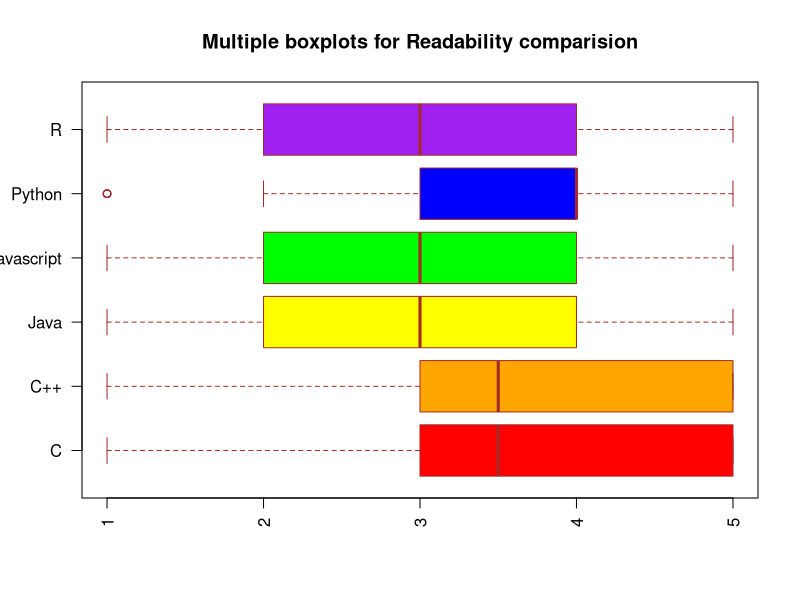
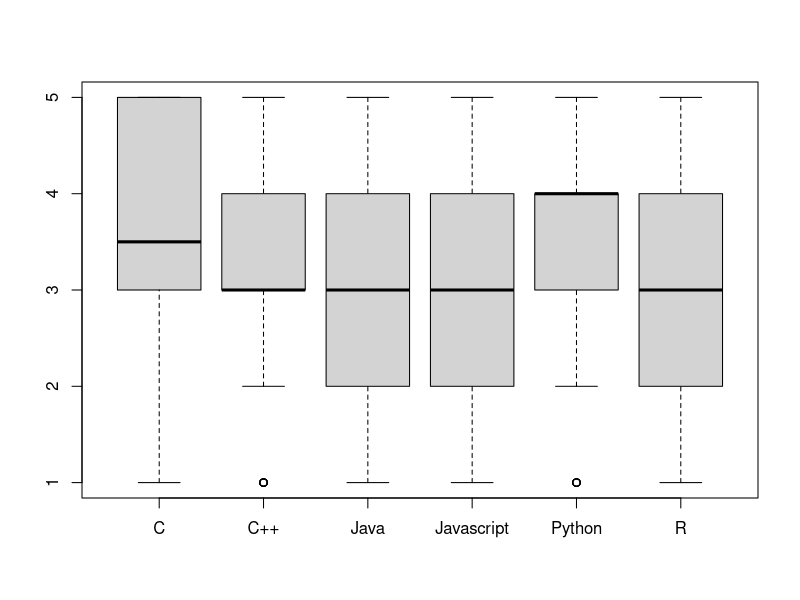
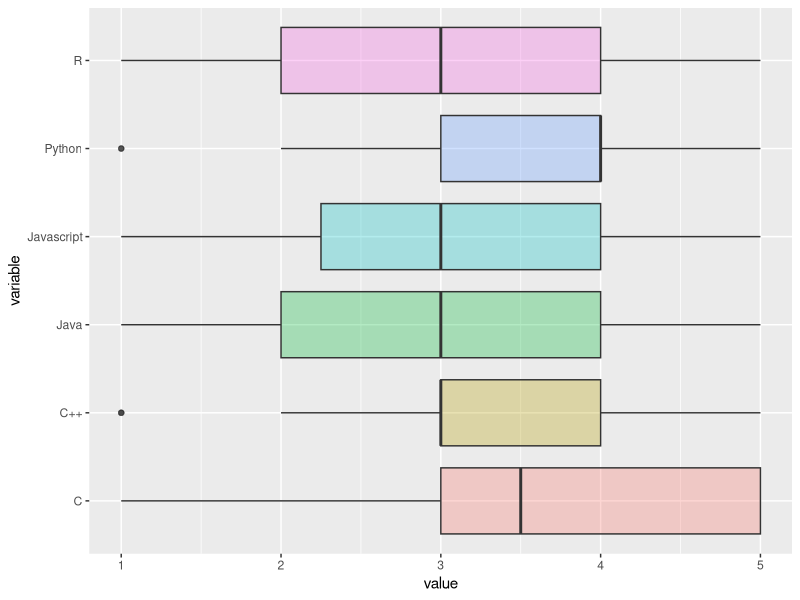
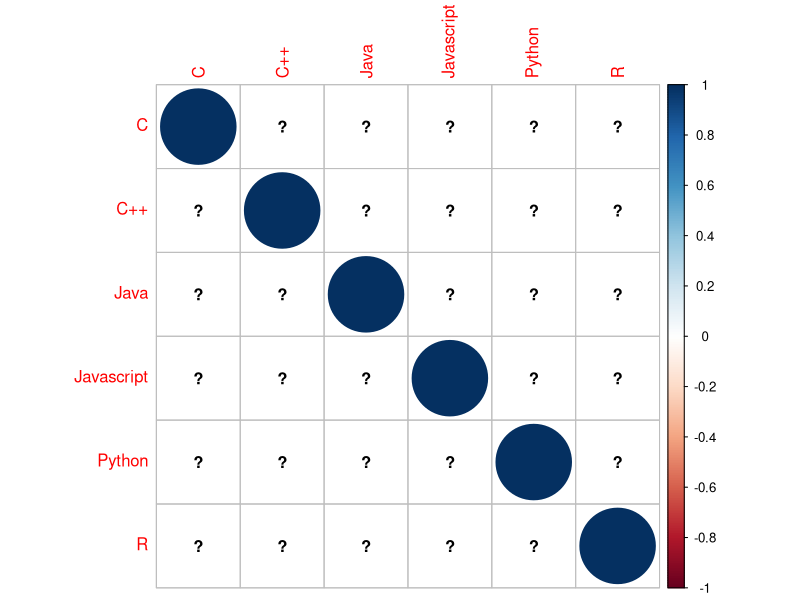
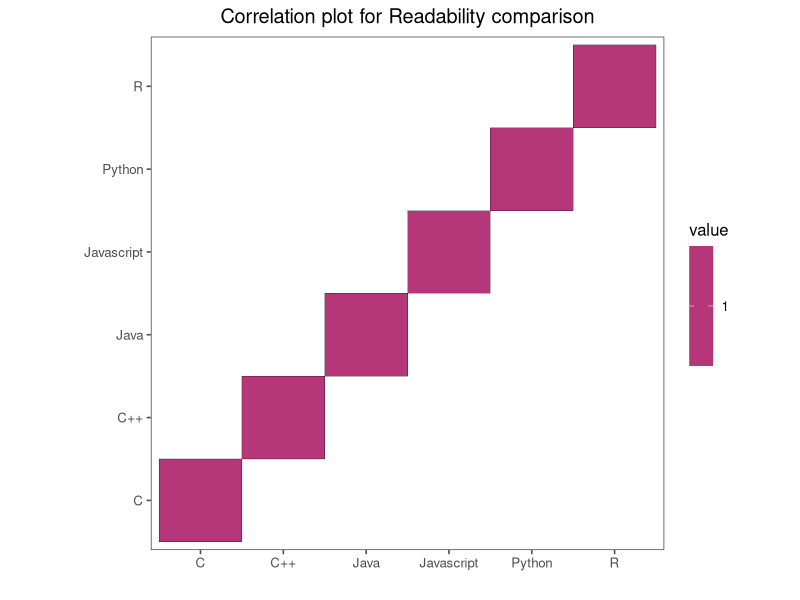
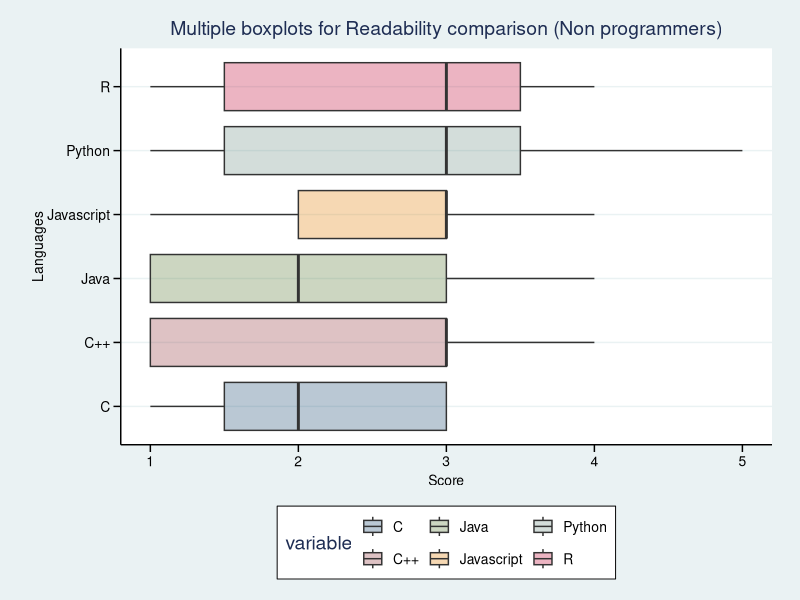
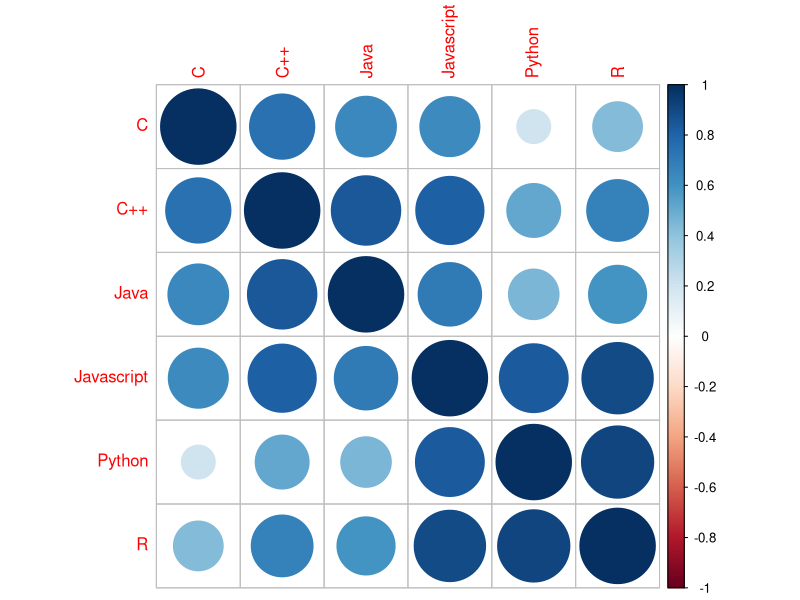
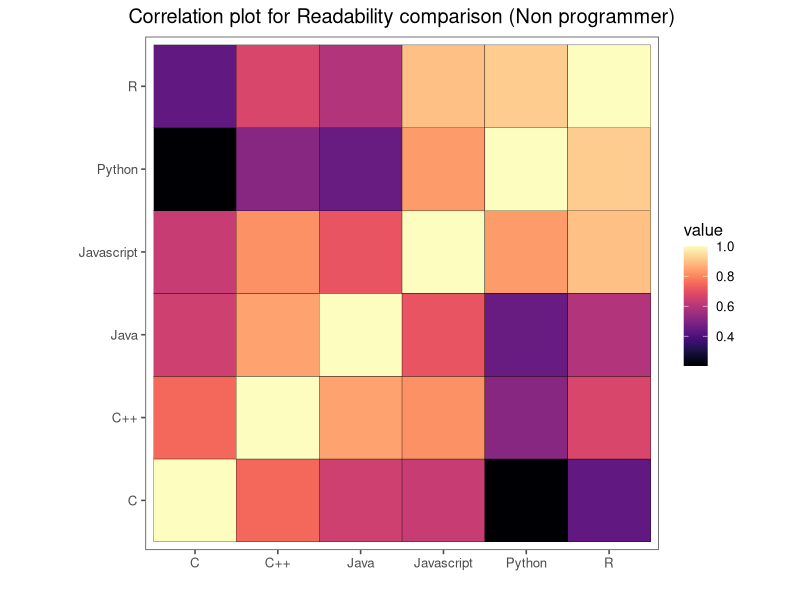

Reproduce these figures in R, in order.
library(data.table) #  transpose()
library(corrplot) #  correlation plot
library(gridExtra) #  multiplot
library(ggplot2)
library(readxl)
library(dplyr)
library(svglite)
library(ggplot2)
library(reshape2)
library(ggthemes)
library("ggsci")
library(viridis)
library(reshape2)
library(ggpubr)


my_data <- read_excel("data.xlsx")

my_data<-data.frame(my_data)
my_data$Familiarity[my_data$Familiarity=="Never used a programming language or seen code snippets in my life"]<-1
my_data$Familiarity[my_data$Familiarity=="Have not written any code myself but have seen code snippets of some languages"]<-2
my_data$Familiarity[my_data$Familiarity=="Have used 1 or 2 languages but not proficient"]<-3
my_data$Familiarity[my_data$Familiarity=="Advanced/proficient user of 1 language and moderately experienced in others"]<-4
my_data$Familiarity[my_data$Familiarity=="Programming whiz in many languages"]<-5


my_data_without_familiarity<-my_data[-c(1)]

my_data_readability<-my_data[-c(1,2,3,5,7,9,11,13,15)]
colnames(my_data_readability)<-c("C","C++","Java","Javascript","Python","R")

new_programmer_data <- my_data[ which(my_data$Familiarity<3), ]
new_programmer_readability<-new_programmer_data[-c(1,2,3,5,7,9,11,13,15)]
colnames(new_programmer_readability)<-c("C","C++","Java","Javascript","Python","R")

old_programmer_data <- my_data[ which(my_data$Familiarity>=3), ]
old_programmer_readability<-old_programmer_data[-c(1,2,3,5,7,9,11,13,15)]
colnames(old_programmer_readability)<-c("C","C++","Java","Javascript","Python","R")

my_data_writability<-my_data[-c(1,2,3,4,6,8,10,12,14)]
colnames(my_data_writability)<-c("C","C++","Java","Javascript","Python","R")

new_programmer_writability<-new_programmer_data[-c(1,2,3,4,6,8,10,12,14)]
colnames(new_programmer_writability)<-c("C","C++","Java","Javascript","Python","R")

old_programmer_writability<-old_programmer_data[-c(1,2,3,4,6,8,10,12,14)]
colnames(old_programmer_writability)<-c("C","C++","Java","Javascript","Python","R")


C_red<-my_data_readability$C
Cpp_red<-my_data_readability$C
Java_red<-my_data_readability$Java
JS_red<-my_data_readability$Javascript
Python_red<-my_data_readability$Python
R_red<-my_data_readability$R


boxplot(C_red,Cpp_red,Java_red,JS_red,Python_red,R_red,
        main = "Multiple boxplots for Readability comparision",
        at = c(1,2,3,4,5,6),
        names = c("C","C++","Java","Javascript","Python","R"),
        las = 2,
        col = c("red","orange","yellow","green","blue","purple"),
        border = "brown",
        horizontal = TRUE,
        notch = FALSE
)


boxplot(my_data_readability)


data_long <- melt(my_data_readability)
head(data_long)


ggplot(data_long, aes(x=variable, y=value, fill=variable)) +
  geom_boxplot(alpha=0.3) +
  theme(legend.position="none")+
  coord_flip()



g1<-ggplot(data_long, aes(x=variable, y=value, fill=variable)) +
  geom_boxplot(alpha=0.3) +
  theme(legend.position="none")+
  theme_stata() + scale_fill_stata()+
  coord_flip()+
  theme(axis.text.y=element_text(angle=360, hjust=1))+
  ggtitle("Multiple boxplots for Readability comparison")+
  xlab("Languages")+
  ylab("Score")

ggsave("Readability boxplot.tiff",device='tiff', dpi="300")

readability_corrplot <- cor(my_data_readability)
c1<-corrplot(readability_corrplot, method = "circle")

# Get lower triangle of the correlation matrix
get_lower_tri<-function(c){
  c[upper.tri(c)] <- NA
  return(c)
}
# Get upper triangle of the correlation matrix
get_upper_tri <- function(c){
  c[lower.tri(c)]<- NA
  return(c)
}

upper_tri <- get_upper_tri(c1)
upper_tri

melted_cormat <- melt(upper_tri, na.rm = TRUE)

ggplot(data = melted_cormat, aes(Var2, Var1, fill = value))+
  geom_tile(color = "black")+ #outline
  scale_fill_gradient2(midpoint = 0.5, limit = c(0,1)) +scale_fill_viridis(option="magma")+
  coord_fixed()+theme_few()+
  ggtitle("Correlation plot for Readability comparison")+
  xlab("")+
  ylab("")+
  theme(plot.title = element_text(hjust = 0.5))

ggsave("Readability corrplot.tiff",device='tiff', dpi="print")

#--------------------------------------New programmer readabi;ity--------------

data2<-melt(new_programmer_readability)

ggplot(data2, aes(x=variable, y=value, fill=variable)) +
  geom_boxplot(alpha=0.3) +
  theme(legend.position="none")+
  theme_stata() + scale_fill_stata()+
  coord_flip()+
  theme(axis.text.y=element_text(angle=360, hjust=1))+
  ggtitle("Multiple boxplots for Readability comparison (Non programmers)")+
  xlab("Languages")+
  ylab("Score")

ggsave("Readability boxplot (non programmer).tiff",device='tiff', dpi="print")

readability_corrplot_new_programmer <- cor(new_programmer_readability)
c2<-corrplot(readability_corrplot_new_programmer, method = "circle")

upper_tri2 <- get_upper_tri(c2)
upper_tri2

melted_cormat2 <- melt(upper_tri2, na.rm = TRUE)

ggplot(data = melted_cormat2, aes(Var2, Var1, fill = value))+
  geom_tile(color = "black")+ #outline
  scale_fill_gradient2(midpoint = 0.5, limit = c(0,1)) +scale_fill_viridis(option="magma")+
  coord_fixed()+theme_few()+
  ggtitle("Correlation plot for Readability comparison (Non programmer)")+
  xlab("")+
  ylab("")+
  theme(plot.title = element_text(hjust = 0.5))

ggsave("Readability corrplot (non programmer).tiff",device='tiff', dpi="print")

#----------------------------Experienced programmer readbility-----------------------
data3<-melt(old_programmer_readability)

ggplot(data3, aes(x=variable, y=value, fill=variable)) +
  geom_boxplot(alpha=0.3) +
  theme(legend.position="none")+
  theme_stata() + scale_fill_stata()+
  coord_flip()+
  theme(axis.text.y=element_text(angle=360, hjust=1))+
  ggtitle("Multiple boxplots for Readability comparison (Experienced programmers)")+
  xlab("Languages")+
  ylab("Score")

ggsave("Readability boxplot (old programmer).tiff",device='tiff', dpi="print")

readability_corrplot_old_programmer <- cor(old_programmer_readability)
c3<-corrplot(readability_corrplot_old_programmer, method = "circle")

upper_tri3 <- get_upper_tri(c3)
upper_tri3

melted_cormat3 <- melt(upper_tri3, na.rm = TRUE)

ggplot(data = melted_cormat3, aes(Var2, Var1, fill = value))+
  geom_tile(color = "black")+ #outline
  scale_fill_gradient2(midpoint = 0.5, limit = c(0,1)) +scale_fill_viridis(option="magma")+
  coord_fixed()+theme_few()+
  ggtitle("Correlation plot for Readability comparison (Experienced programmer)")+
  xlab("")+
  ylab("")+
  theme(plot.title = element_text(hjust = 0.5))

ggsave("Readability corrplot (old programmer).tiff",device='tiff', dpi="print")

#-----------------general writability----------------
data4<-melt(my_data_writability)

ggplot(data4, aes(x=variable, y=value, fill=variable)) +
  geom_boxplot(alpha=0.3) +
  theme(legend.position="none")+
  theme_stata() + scale_fill_stata()+
  coord_flip()+
  theme(axis.text.y=element_text(angle=360, hjust=1))+
  ggtitle("Multiple boxplots for Writability comparison")+
  xlab("Languages")+
  ylab("Score")

ggsave("Writability boxplot.tiff",device='tiff', dpi="print")

writability_corrplot_my_data <- cor(my_data_writability)
c4<-corrplot(writability_corrplot_my_data, method = "circle")

upper_tri4 <- get_upper_tri(c4)
upper_tri4

melted_cormat4 <- melt(upper_tri4, na.rm = TRUE)

ggplot(data = melted_cormat4, aes(Var2, Var1, fill = value))+
  geom_tile(color = "black")+ #outline
  scale_fill_gradient2(midpoint = 0.5, limit = c(0,1)) +scale_fill_viridis(option="magma")+
  coord_fixed()+theme_few()+
  ggtitle("Correlation plot for Writability comparison ")+
  xlab("")+
  ylab("")+
  theme(plot.title = element_text(hjust = 0.5))

ggsave("Writability corrplot.tiff",device='tiff', dpi="print")

#------------------new programmer writability--------
data5<-melt(new_programmer_writability)

ggplot(data5, aes(x=variable, y=value, fill=variable)) +
  geom_boxplot(alpha=0.3) +
  theme(legend.position="none")+
  theme_stata() + scale_fill_stata()+
  coord_flip()+
  theme(axis.text.y=element_text(angle=360, hjust=1))+
  ggtitle("Multiple boxplots for Writability comparison (Non programmer)")+
  xlab("Languages")+
  ylab("Score")

ggsave("Writability boxplot(non programmer).tiff",device='tiff', dpi="print")

writability_corrplot_new_programmer <- cor(new_programmer_writability)
c5<-corrplot(writability_corrplot_new_programmer, method = "circle")

upper_tri5 <- get_upper_tri(c5)
upper_tri5

melted_cormat5 <- melt(upper_tri5, na.rm = TRUE)

ggplot(data = melted_cormat5, aes(Var2, Var1, fill = value))+
  geom_tile(color = "black")+ #outline
  scale_fill_gradient2(midpoint = 0.5, limit = c(0,1)) +scale_fill_viridis(option="magma")+
  coord_fixed()+theme_few()+
  ggtitle("Correlation plot for Writability comparison (Non programmer) ")+
  xlab("")+
  ylab("")+
  theme(plot.title = element_text(hjust = 0.5))

ggsave("Writability corrplot (non programmer).tiff",device='tiff', dpi="print")

#---------------old programmer writability------------
data6<-melt(old_programmer_writability)

ggplot(data6, aes(x=variable, y=value, fill=variable)) +
  geom_boxplot(alpha=0.3) +
  theme(legend.position="none")+
  theme_stata() + scale_fill_stata()+
  coord_flip()+
  theme(axis.text.y=element_text(angle=360, hjust=1))+
  ggtitle("Multiple boxplots for Writability comparison (Experienced programmer)")+
  xlab("Languages")+
  ylab("Score")

ggsave("Writability boxplot(old programmer).tiff",device='tiff', dpi="print")

writability_corrplot_old_programmer <- cor(old_programmer_writability)
c6<-corrplot(writability_corrplot_old_programmer, method = "circle")

upper_tri6 <- get_upper_tri(c6)
upper_tri6

melted_cormat6 <- melt(upper_tri6, na.rm = TRUE)

ggplot(data = melted_cormat6, aes(Var2, Var1, fill = value))+
  geom_tile(color = "black")+ #outline
  scale_fill_gradient2(midpoint = 0.5, limit = c(0,1)) +scale_fill_viridis(option="magma")+
  coord_fixed()+theme_few()+
  ggtitle("Correlation plot for Writability comparison (Experienced programmer) ")+
  xlab("")+
  ylab("")+
  theme(plot.title = element_text(hjust = 0.5))

ggsave("Writability corrplot (old programmer).tiff",device='tiff', dpi="print")

#--------stats general data----------
C_score<-sum(my_data$C_readability)
Cpp_score<-sum(my_data$C.._readability)
Java_score<-sum(my_data$Java_readability)
JS_score<-sum(my_data$Javascript_readability)
Python_score<-sum(my_data$Python_readability)
R_score<-sum(my_data$R_readability)

scores<-c(C_score,Cpp_score,Java_score,JS_score,Python_score,R_score)
labels <- c("C","C++","Java","Javascript","Python","R")

readability_importance<-sum(my_data$Importance_Reliability)/58
writability_importance<-sum(my_data$Importance_Writability)/58


readability_importance_new_programmer<-sum(new_programmer_data$Importance_Reliability)/nrow(new_programmer_data)
writability_importance_new_programmer<-sum(new_programmer_data$Importance_Writability)/nrow(new_programmer_data)


readability_importance_old_programmer<-sum(old_programmer_data$Importance_Reliability)/nrow(old_programmer_data)
writability_importance_old_programmer<-sum(old_programmer_data$Importance_Writability)/nrow(old_programmer_data)

#non programmers do not understand the importance of readability & writability


g1<-ggplot(data_long, aes(x=variable, y=value, fill=variable)) +
  geom_boxplot(alpha=0.3) +
  theme(legend.position="none")+
  theme_stata() + scale_fill_stata()+
  coord_flip()+
  theme(axis.text.y=element_text(angle=360, hjust=1))+
  ggtitle("Multiple boxplots for Readability comparison")+
  xlab("Languages")+
  ylab("Score")

g2<- ggplot(data2, aes(x=variable, y=value, fill=variable)) +
  geom_boxplot(alpha=0.3) +
  theme(legend.position="none")+
  theme_stata() + scale_fill_stata()+
  coord_flip()+
  theme(axis.text.y=element_text(angle=360, hjust=1))+
  ggtitle("Multiple boxplots for Readability comparison (Non programmers)")+
  xlab("Languages")+
  ylab("Score")

g3<- ggplot(data3, aes(x=variable, y=value, fill=variable)) +
  geom_boxplot(alpha=0.3) +
  theme(legend.position="none")+
  theme_stata() + scale_fill_stata()+
  coord_flip()+
  theme(axis.text.y=element_text(angle=360, hjust=1))+
  ggtitle("Multiple boxplots for Readability comparison (Experienced programmers)")+
  xlab("Languages")+
  ylab("Score")



grid.arrange(g1, g2, g3 + rremove("x.text"), 
             ncol = 1, nrow = 3)

ggsave("Readability boxplot_new.tiff",device='tiff' )

#
